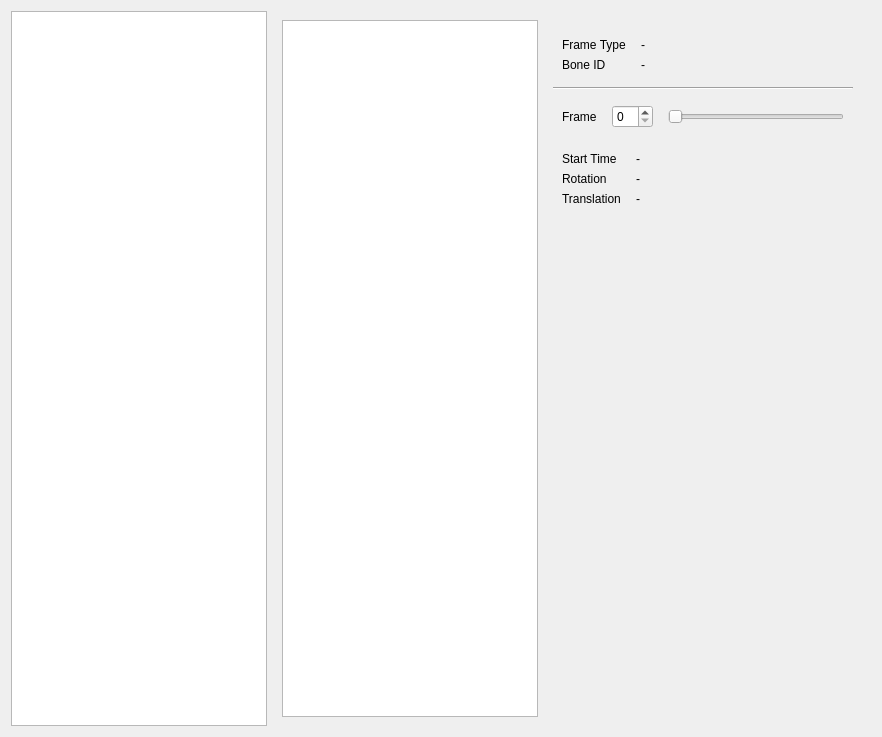
<?xml version="1.0" encoding="UTF-8"?>
<ui version="4.0">
 <class>IFPWidget</class>
 <widget class="QWidget" name="IFPWidget">
  <property name="geometry">
   <rect>
    <x>0</x>
    <y>0</y>
    <width>882</width>
    <height>737</height>
   </rect>
  </property>
  <property name="windowTitle">
   <string notr="true">XXX</string>
  </property>
  <layout class="QHBoxLayout" name="horizontalLayout" stretch="0,0">
   <item>
    <widget class="QListWidget" name="animList"/>
   </item>
   <item>
    <widget class="QWidget" name="widget_5" native="true">
     <property name="sizePolicy">
      <sizepolicy hsizetype="Preferred" vsizetype="Preferred">
       <horstretch>1</horstretch>
       <verstretch>0</verstretch>
      </sizepolicy>
     </property>
     <layout class="QHBoxLayout" name="horizontalLayout_3">
      <item>
       <widget class="QListWidget" name="objList"/>
      </item>
      <item>
       <widget class="QWidget" name="widget" native="true">
        <property name="sizePolicy">
         <sizepolicy hsizetype="Preferred" vsizetype="Preferred">
          <horstretch>1</horstretch>
          <verstretch>0</verstretch>
         </sizepolicy>
        </property>
        <layout class="QVBoxLayout" name="verticalLayout">
         <item>
          <widget class="QWidget" name="widget_2" native="true">
           <layout class="QFormLayout" name="formLayout">
            <property name="horizontalSpacing">
             <number>15</number>
            </property>
            <item row="0" column="0">
             <widget class="QLabel" name="label">
              <property name="text">
               <string>Frame Type</string>
              </property>
             </widget>
            </item>
            <item row="0" column="1">
             <widget class="QLabel" name="frameTypeLabel">
              <property name="text">
               <string>-</string>
              </property>
             </widget>
            </item>
            <item row="1" column="0">
             <widget class="QLabel" name="label_3">
              <property name="text">
               <string>Bone ID</string>
              </property>
             </widget>
            </item>
            <item row="1" column="1">
             <widget class="QLabel" name="boneIDLabel">
              <property name="text">
               <string>-</string>
              </property>
             </widget>
            </item>
           </layout>
          </widget>
         </item>
         <item>
          <widget class="Line" name="line">
           <property name="orientation">
            <enum>Qt::Horizontal</enum>
           </property>
          </widget>
         </item>
         <item>
          <widget class="QWidget" name="widget_3" native="true">
           <property name="sizePolicy">
            <sizepolicy hsizetype="Preferred" vsizetype="Preferred">
             <horstretch>0</horstretch>
             <verstretch>0</verstretch>
            </sizepolicy>
           </property>
           <layout class="QHBoxLayout" name="horizontalLayout_2">
            <property name="spacing">
             <number>15</number>
            </property>
            <item>
             <widget class="QLabel" name="label_5">
              <property name="text">
               <string>Frame</string>
              </property>
             </widget>
            </item>
            <item>
             <widget class="QSpinBox" name="frameNumSpinner">
              <property name="minimum">
               <number>0</number>
              </property>
              <property name="value">
               <number>0</number>
              </property>
             </widget>
            </item>
            <item>
             <widget class="QSlider" name="frameNumSlider">
              <property name="orientation">
               <enum>Qt::Horizontal</enum>
              </property>
             </widget>
            </item>
           </layout>
          </widget>
         </item>
         <item>
          <widget class="QWidget" name="widget_4" native="true">
           <property name="sizePolicy">
            <sizepolicy hsizetype="Preferred" vsizetype="Preferred">
             <horstretch>0</horstretch>
             <verstretch>1</verstretch>
            </sizepolicy>
           </property>
           <layout class="QFormLayout" name="formLayout_2">
            <property name="fieldGrowthPolicy">
             <enum>QFormLayout::ExpandingFieldsGrow</enum>
            </property>
            <property name="horizontalSpacing">
             <number>15</number>
            </property>
            <item row="0" column="0">
             <widget class="QLabel" name="label_2">
              <property name="text">
               <string>Start Time</string>
              </property>
             </widget>
            </item>
            <item row="1" column="0">
             <widget class="QLabel" name="label_6">
              <property name="text">
               <string>Rotation</string>
              </property>
             </widget>
            </item>
            <item row="1" column="1">
             <widget class="QLabel" name="frameRotLabel">
              <property name="text">
               <string>-</string>
              </property>
             </widget>
            </item>
            <item row="2" column="0">
             <widget class="QLabel" name="label_8">
              <property name="text">
               <string>Translation</string>
              </property>
             </widget>
            </item>
            <item row="2" column="1">
             <widget class="QLabel" name="frameTransLabel">
              <property name="text">
               <string>-</string>
              </property>
             </widget>
            </item>
            <item row="0" column="1">
             <widget class="QLabel" name="frameTimeLabel">
              <property name="text">
               <string>-</string>
              </property>
             </widget>
            </item>
           </layout>
          </widget>
         </item>
        </layout>
       </widget>
      </item>
     </layout>
    </widget>
   </item>
  </layout>
 </widget>
 <resources/>
 <connections/>
</ui>
